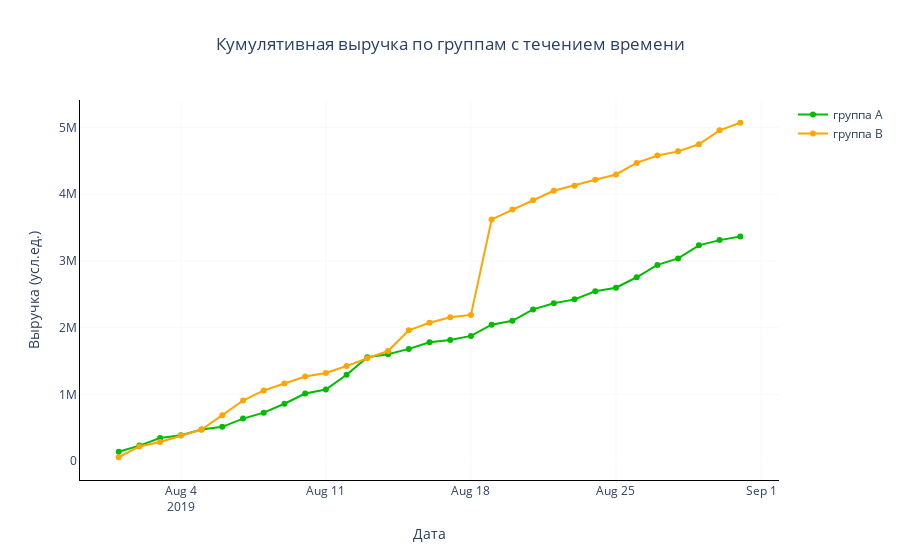

The notebook cell this image was saved under:
### Markdown cell above
Построим график кумулятивной выручки по группам с течением времени:

### Code cell
fig = go.Figure()


fig.add_scatter(
    x=cumulative_revenue_a['date_order'], 
    y=cumulative_revenue_a['revenue'],
    mode='lines+markers',
    name="группа A",
    line_color = '#00bc00'
)

fig.add_scatter(
    x=cumulative_revenue_b['date_order'], 
    y=cumulative_revenue_b['revenue'],
    mode='lines+markers',
    name="группа B",
    line_color = '#ffa500'
)

fig.update_xaxes(showline=True, linewidth=1, linecolor='black', gridcolor='#f9f9f9')
fig.update_yaxes(showline=True, linewidth=1, linecolor='black', gridcolor='#f9f9f9')

fig.update_layout(
    title='Кумулятивная выручка по группам с течением времени',
    xaxis_title='Дата',
    yaxis_title='Выручка (усл.ед.)',
    plot_bgcolor='#ffffff'
)

fig.update(layout=dict(title=dict(x=0.5)))

fig.show()

### Figure 1 — Plotly figure (JSON) as saved in the notebook; plotly's stock layout.template omitted (floating-point values rounded to 4 significant figures)
{"data": [{"line": {"color": "#00bc00"}, "mode": "lines+markers", "name": "группа A", "type": "scatter", "x": ["2019-08-01T00:00:00", "2019-08-02T00:00:00", "2019-08-03T00:00:00", "2019-08-04T00:00:00", "2019-08-05T00:00:00", "2019-08-06T00:00:00", "2019-08-07T00:00:00", "2019-08-08T00:00:00", "2019-08-09T00:00:00", "2019-08-10T00:00:00", "2019-08-11T00:00:00", "2019-08-12T00:00:00", "2019-08-13T00:00:00", "2019-08-14T00:00:00", "2019-08-15T00:00:00", "2019-08-16T00:00:00", "2019-08-17T00:00:00", "2019-08-18T00:00:00", "2019-08-19T00:00:00", "2019-08-20T00:00:00", "2019-08-21T00:00:00", "2019-08-22T00:00:00", "2019-08-23T00:00:00", "2019-08-24T00:00:00", "2019-08-25T00:00:00", "2019-08-26T00:00:00", "2019-08-27T00:00:00", "2019-08-28T00:00:00", "2019-08-29T00:00:00", "2019-08-30T00:00:00", "2019-08-31T00:00:00"], "y": [142779, 234381, 346854, 388030, 474413, 515332, 638580, 727219, 861456, 1013731, 1074396, 1294788, 1558426, 1601692, 1682569, 1782420, 1817160, 1876741, 2044934, 2103613, 2273782, 2366147, 2424010, 2546023, 2597907, 2755121, 2940471, 3036933, 3233233, 3311413, 3364656]}, {"line": {"color": "#ffa500"}, "mode": "lines+markers", "name": "группа B", "type": "scatter", "x": ["2019-08-01T00:00:00", "2019-08-02T00:00:00", "2019-08-03T00:00:00", "2019-08-04T00:00:00", "2019-08-05T00:00:00", "2019-08-06T00:00:00", "2019-08-07T00:00:00", "2019-08-08T00:00:00", "2019-08-09T00:00:00", "2019-08-10T00:00:00", "2019-08-11T00:00:00", "2019-08-12T00:00:00", "2019-08-13T00:00:00", "2019-08-14T00:00:00", "2019-08-15T00:00:00", "2019-08-16T00:00:00", "2019-08-17T00:00:00", "2019-08-18T00:00:00", "2019-08-19T00:00:00", "2019-08-20T00:00:00", "2019-08-21T00:00:00", "2019-08-22T00:00:00", "2019-08-23T00:00:00", "2019-08-24T00:00:00", "2019-08-25T00:00:00", "2019-08-26T00:00:00", "2019-08-27T00:00:00", "2019-08-28T00:00:00", "2019-08-29T00:00:00", "2019-08-30T00:00:00", "2019-08-31T00:00:00"], "y": [59758, 221801, 288850, 385740, 475648, 690490, 909654, 1059795, 1162961, 1268123, 1321183, 1425237, 1542928, 1650268, 1960427, 2074677, 2155542, 2190865, 3620785, 3768059, 3908406, 4050134, 4127403, 4215269, 4294526, 4467965, 4579312, 4640510, 4746610, 4955833, 5068972]}], "layout": {"plot_bgcolor": "#ffffff", "title": {"text": "Кумулятивная выручка по группам с течением времени", "x": 0.5}, "xaxis": {"gridcolor": "#f9f9f9", "linecolor": "black", "linewidth": 1, "showline": true, "title": {"text": "Дата"}}, "yaxis": {"gridcolor": "#f9f9f9", "linecolor": "black", "linewidth": 1, "showline": true, "title": {"text": "Выручка (усл.ед.)"}}}}
